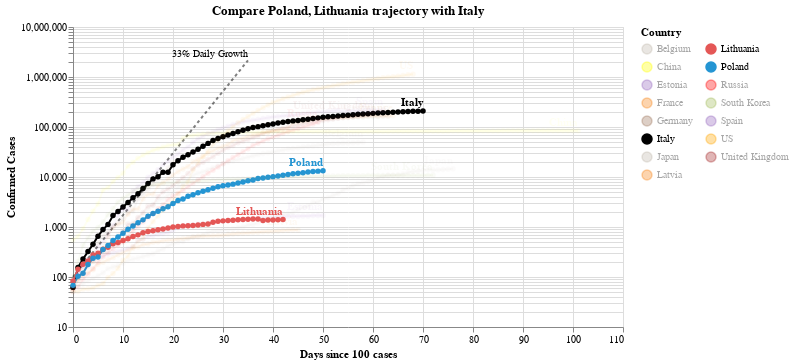

Notebook cell for this chart:
### Code cell
#hide_input
chart2 = make_since_chart(dff2, ['Poland', 'Lithuania'], baseline_countries)
chart2

### Figure 1 — Vega-Lite specification as saved in the notebook (floating-point values rounded to 4 significant figures; data arrays with more than 128 entries replaced by an {"elided": "..."} marker saying what was removed)
{"config": {"view": {"continuousWidth": 400, "continuousHeight": 300}}, "layer": [{"mark": {"type": "line", "color": "black", "opacity": 0.5, "strokeDash": [3, 3]}, "encoding": {"x": {"type": "quantitative", "field": "Days since 100 cases"}, "y": {"type": "quantitative", "field": "Confirmed Cases"}}}, {"mark": {"type": "text", "align": "right", "dy": -6, "fontSize": 10, "text": "33% Daily Growth"}, "encoding": {"x": {"type": "quantitative", "field": "Days since 100 cases"}, "y": {"type": "quantitative", "field": "Confirmed Cases"}}, "transform": [{"filter": "(datum['Days since 100 cases'] >= 35)"}]}, {"data": {"name": "data-0f03acce6b70364f7aad184637b8b293"}, "mark": {"type": "line", "point": true}, "encoding": {"color": {"type": "nominal", "field": "Country", "legend": {"columns": 2}, "scale": {"domain": ["Belgium", "China", "Estonia", "France", "Germany", "Italy", "Japan", "Latvia", "Lithuania", "Poland", "Russia", "South Korea", "Spain", "US", "United Kingdom"], "range": ["#C1B7AD", "yellow", "#9467bd", "#F58518", "#9D755D", "black", "#C1B7AD", "#F58518", "#E45756", "#2495D3", "red", "#A1BA59", "#9467bd", "orange", "brown"]}}, "opacity": {"condition": {"value": 1, "selection": "selector004"}, "value": 0.05}, "tooltip": [{"type": "nominal", "field": "Country"}, {"type": "temporal", "field": "Date"}, {"type": "quantitative", "field": "Confirmed Cases"}, {"type": "quantitative", "field": "Days since 100 cases"}], "x": {"type": "quantitative", "field": "Days since 100 cases"}, "y": {"type": "quantitative", "field": "Confirmed Cases", "scale": {"type": "log"}}}, "selection": {"selector004": {"type": "multi", "fields": ["Country"], "bind": "legend", "init": [{"Country": "Poland"}, {"Country": "Lithuania"}, {"Country": "Italy"}]}}, "width": 550}, {"data": {"name": "data-0f03acce6b70364f7aad184637b8b293"}, "mark": {"type": "text", "align": "right", "dy": -8, "fontWeight": "bold"}, "encoding": {"color": {"type": "nominal", "field": "Country", "legend": {"columns": 2}, "scale": {"domain": ["Belgium", "China", "Estonia", "France", "Germany", "Italy", "Japan", "Latvia", "Lithuania", "Poland", "Russia", "South Korea", "Spain", "US", "United Kingdom"], "range": ["#C1B7AD", "yellow", "#9467bd", "#F58518", "#9D755D", "black", "#C1B7AD", "#F58518", "#E45756", "#2495D3", "red", "#A1BA59", "#9467bd", "orange", "brown"]}}, "opacity": {"condition": {"value": 1, "selection": "selector004"}, "value": 0.05}, "text": {"type": "nominal", "field": "Country"}, "tooltip": [{"type": "nominal", "field": "Country"}, {"type": "temporal", "field": "Date"}, {"type": "quantitative", "field": "Confirmed Cases"}, {"type": "quantitative", "field": "Days since 100 cases"}], "x": {"type": "quantitative", "field": "Days since 100 cases"}, "y": {"type": "quantitative", "field": "Confirmed Cases", "scale": {"type": "log"}}}, "transform": [{"filter": "(datum['Date'] >= 1588377600000)"}], "width": 550}], "data": {"name": "data-c1a3bbf4dd040f2e7e8e7a69520e3c2a"}, "title": "Compare Poland, Lithuania trajectory with Italy", "$schema": "https://vega.github.io/schema/vega-lite/v4.0.2.json", "datasets": {"data-c1a3bbf4dd040f2e7e8e7a69520e3c2a": [{"Days since 100 cases": 0, "Confirmed Cases": 100.0}, {"Days since 100 cases": 1, "Confirmed Cases": 133.0}, {"Days since 100 cases": 2, "Confirmed Cases": 176.9}, {"Days since 100 cases": 3, "Confirmed Cases": 235.3}, {"Days since 100 cases": 4, "Confirmed Cases": 312.9}, {"Days since 100 cases": 5, "Confirmed Cases": 416.2}, {"Days since 100 cases": 6, "Confirmed Cases": 553.5}, {"Days since 100 cases": 7, "Confirmed Cases": 736.1}, {"Days since 100 cases": 8, "Confirmed Cases": 979.1}, {"Days since 100 cases": 9, "Confirmed Cases": 1302.0}, {"Days since 100 cases": 10, "Confirmed Cases": 1732.0}, {"Days since 100 cases": 11, "Confirmed Cases": 2303.0}, {"Days since 100 cases": 12, "Confirmed Cases": 3064.0}, {"Days since 100 cases": 13, "Confirmed Cases": 4074.0}, {"Days since 100 cases": 14, "Confirmed Cases": 5419.0}, {"Days since 100 cases": 15, "Confirmed Cases": 7207.0}, {"Days since 100 cases": 16, "Confirmed Cases": 9586.0}, {"Days since 100 cases": 17, "Confirmed Cases": 12750.0}, {"Days since 100 cases": 18, "Confirmed Cases": 16960.0}, {"Days since 100 cases": 19, "Confirmed Cases": 22550.0}, {"Days since 100 cases": 20, "Confirmed Cases": 29990.0}, {"Days since 100 cases": 21, "Confirmed Cases": 39890.0}, {"Days since 100 cases": 22, "Confirmed Cases": 53060.0}, {"Days since 100 cases": 23, "Confirmed Cases": 70560.0}, {"Days since 100 cases": 24, "Confirmed Cases": 93850.0}, {"Days since 100 cases": 25, "Confirmed Cases": 124800.0}, {"Days since 100 cases": 26, "Confirmed Cases": 166000.0}, {"Days since 100 cases": 27, "Confirmed Cases": 220800.0}, {"Days since 100 cases": 28, "Confirmed Cases": 293700.0}, {"Days since 100 cases": 29, "Confirmed Cases": 390600.0}, {"Days since 100 cases": 30, "Confirmed Cases": 519500.0}, {"Days since 100 cases": 31, "Confirmed Cases": 690900.0}, {"Days since 100 cases": 32, "Confirmed Cases": 918900.0}, {"Days since 100 cases": 33, "Confirmed Cases": 1222000.0}, {"Days since 100 cases": 34, "Confirmed Cases": 1625000.0}, {"Days since 100 cases": 35, "Confirmed Cases": 2162000.0}], "data-0f03acce6b70364f7aad184637b8b293": {"elided": "945 records"}}}
